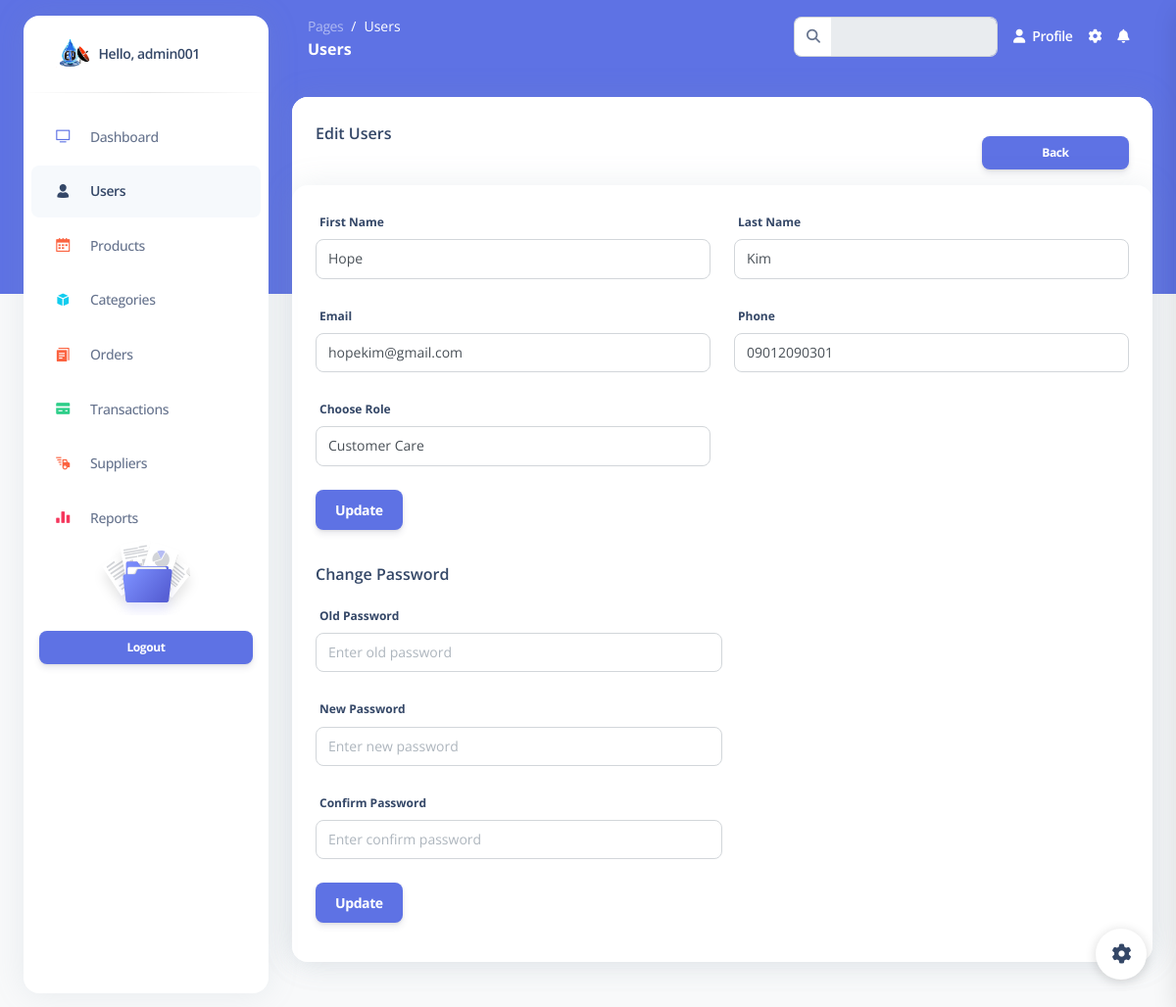
Screenshot of /admin/pages/edit-user.php?id=16 (signed in) with the database file from the repository.
### tables this page shows
CREATE TABLE `users` (
  `id` int(11) NOT NULL,
  `firstname` varchar(255) NOT NULL,
  `lastname` varchar(255) NOT NULL,
  `username` varchar(255) NOT NULL,
  `email` varchar(255) NOT NULL,
  `phone` varchar(255) NOT NULL,
  `usertype` varchar(255) NOT NULL,
  `password` varchar(255) NOT NULL
);

### admin/pages/edit-user.php (the view, shortened to what this page needs)
<?php
require_once '../../config/dbcon.php';
?>
<!DOCTYPE html>
<html lang="en">
<head>
  <link href="../assets/css/nucleo-icons.css" rel="stylesheet" />
  <link href="../assets/css/nucleo-svg.css" rel="stylesheet" />
  <link href="../assets/css/nucleo-svg.css" rel="stylesheet" />
  <link id="pagestyle" href="../assets/css/argon-dashboard.css?v=2.0.4" rel="stylesheet" />
</head>
<body class="g-sidenav-show   bg-gray-100">
  <aside class="sidenav bg-white navbar navbar-vertical navbar-expand-xs border-0 border-radius-xl my-3 fixed-start ms-4 " id="sidenav-main">
    <div class="sidenav-header">
      <a class="navbar-brand m-0" href="./profile.html">
        <img src="../logo.png" class="navbar-brand-img h-100" alt="main_logo">
        <span class="ms-1 font-weight-bold">
          <?php echo "Hello, ".$_SESSION['sessionuser']?>
        </span>
      </a>
    </div>
    <hr class="horizontal dark mt-0">
    <div class="collapse navbar-collapse  w-auto " id="sidenav-collapse-main">
      <ul class="navbar-nav">
        <li class="nav-item">
          <a class="nav-link" href="../index.php">
            <div class="icon icon-shape icon-sm border-radius-md text-center me-2 d-flex align-items-center justify-content-center">
              <i class="ni ni-tv-2 text-primary text-sm opacity-10"></i>
            </div>
            <span class="nav-link-text ms-1">Dashboard</span>
          </a>
        </li>
        <li class="nav-item" data-target="user">
          <a class="nav-link active" href="./users.php" data-target="user">
            <div class="icon icon-shape icon-sm border-radius-md me-2 text-center me-2 d-flex align-items-center justify-content-center" data-target="user">
              <i class="ni ni-single-02 text-dark text-sm opacity-10" data-target="user"></i>
            </div>
            <span class="nav-link-text ms-1" data-target="user">Users</span>
          </a>
        </li>
        <li class="nav-item">
          <a class="nav-link " href="./products.php">
            <div class="icon icon-shape icon-sm border-radius-md text-center me-2 d-flex align-items-center justify-content-center">
              <i class="ni ni-calendar-grid-58 text-warning text-sm opacity-10"></i>
            </div>
            <span class="nav-link-text ms-1">Products</span>
          </a>
        </li>
        <li class="nav-item">
          <a class="nav-link " href="./categories.php">
            <div class="icon icon-shape icon-sm border-radius-md text-center me-2 d-flex align-items-center justify-content-center">
              <i class="ni ni-app text-info text-sm opacity-10"></i>
            </div>
            <span class="nav-link-text ms-1">Categories</span>
          </a>
        </li>
        <li class="nav-item">
          <a class="nav-link " href="./orders.php">
            <div class="icon icon-shape icon-sm border-radius-md text-center me-2 d-flex align-items-center justify-content-center">
              <i class="ni ni-single-copy-04 text-warning text-sm opacity-10"></i>
            </div>
            <span class="nav-link-text ms-1">Orders</span>
          </a>
        </li>
        <li class="nav-item">
          <a class="nav-link " href="./transactions.php">
            <div class="icon icon-shape icon-sm border-radius-md text-center me-2 d-flex align-items-center justify-content-center">
              <i class="ni ni-credit-card text-success text-sm opacity-10"></i>
            </div>
            <span class="nav-link-text ms-1">Transactions</span>
          </a>
        </li>
        <li class="nav-item">
          <a class="nav-link " href="./suppliers.php">
            <div class="icon icon-shape icon-sm border-radius-md text-center me-2 d-flex align-items-center justify-content-center">
              <i class="ni ni-delivery-fast text-warning text-sm opacity-10"></i>
            </div>
            <span class="nav-link-text ms-1">Suppliers</span>
          </a>
        </li>
        <li class="nav-item">
          <a class="nav-link " href="./reports.php">
            <div class="icon icon-shape icon-sm border-radius-md text-center me-2 d-flex align-items-center justify-content-center">
              <i class="ni ni-chart-bar-32 text-danger text-sm opacity-10"></i>
            </div>
            <span class="nav-link-text ms-1">Reports</span>
          </a>
        </li>
      </ul>
    </div>
    <div class="sidenav-footer mx-3 ">
      <div class="card card-plain shadow-none" id="sidenavCard">
        <img class="w-50 mx-auto" src="../assets/img/illustrations/icon-documentation.svg" alt="sidebar_illustration">
        <div class="card-body text-center p-3 w-100 pt-0">
        </div>
      </div>
      <a class="btn btn-primary btn-sm mb-0 w-100" onclick="return confirm('Are you sure to logout?')" href="../../includes/logout.php" type="button">Logout</a>
    </div>
  </aside>
  <main class="main-content position-relative border-radius-lg ">
    <nav class="navbar navbar-main navbar-expand-lg px-0 mx-4 shadow-none border-radius-xl " id="navbarBlur" data-scroll="false">
      <div class="container-fluid py-1 px-3">
        <nav aria-label="breadcrumb">
          <ol class="breadcrumb bg-transparent mb-0 pb-0 pt-1 px-0 me-sm-6 me-5">
            <li class="breadcrumb-item text-sm"><a class="opacity-5 text-white" href="javascript:;">Pages</a></li>
            <li class="breadcrumb-item text-sm text-white active" aria-current="page">Users</li>
          </ol>
          <h6 class="font-weight-bolder text-white mb-0">Users</h6>
        </nav>
        <div class="collapse navbar-collapse mt-sm-0 mt-2 me-md-0 me-sm-4" id="navbar">
          <div class="ms-md-auto pe-md-3 d-flex align-items-center">
            <div class="input-group">
              <span class="input-group-text text-body"><i class="fas fa-search" aria-hidden="true"></i></span>
              <input type="text" class="form-control" disabled>
            </div>
          </div>
          <ul class="navbar-nav  justify-content-end">
            <li class="nav-item d-flex align-items-center">
              <a href="profile.php" class="nav-link text-white font-weight-bold px-0">
                <i class="fa fa-user me-sm-1"></i>
                <span class="d-sm-inline d-none">Profile</span>
              </a>
            </li>
            <li class="nav-item px-3 d-flex align-items-center">
              <a href="javascript:;" class="nav-link text-white p-0">
                <i class="fa fa-cog fixed-plugin-button-nav cursor-pointer"></i>
              </a>
            </li>
            <li class="nav-item dropdown pe-2 d-flex align-items-center">
              <a href="javascript:;" class="nav-link text-white p-0" id="dropdownMenuButton" data-bs-toggle="dropdown" aria-expanded="false">
                <i class="fa fa-bell cursor-pointer"></i>
              </a>
            </li>
          </ul>
        </div>
      </div>
    </nav>
    <div class="container-fluid py-4">
      <div class="row">
        <div class="col-12">
          <div class="card mb-4">
            <div class="card-header pb-0">
            <button onclick="window.location.href='users.php'" class="btn btn-primary btn-sm my-3 " style="float: right; width: 150px;">Back</button>
              <h6>Edit Users</h6>
            </div>
            <div class="row">
                <div class="col-md-12">
                    <div class="card">
                        <?php
                            $id = $_GET['id'];
                            $query = "SELECT * FROM users WHERE id='$id'";
                            $query_run = mysqli_query($conn, $query);
                            $item = mysqli_fetch_array($query_run);
                            ?>
                        <div class="card-body">
                            <form id="editUser">
                            <div class="row">
                            <div class="col-md-6 mb-4">
                                    <label>First Name</label>
                                    <input type="text" name="firstname" required value="<?=$item['firstname']?>" placeholder="Enter firstname" class="form-control">
                                </div>
                                <div class="col-md-6 mb-4">
                                    <label>Last Name</label>
                                    <input type="text" name="lastname" required value="<?=$item['lastname']?>" placeholder="Enter lastname" class="form-control">
                                </div>
                                <div class="col-md-6 mb-4">
                                    <label>Email</label>
                                    <input type="text" name="email" required value="<?=$item['email']?>" placeholder="Enter email" class="form-control">
                                </div>
                                <div class="col-md-6 mb-4">
                                    <label>Phone</label>
                                    <input type="text" name="phone" required value="<?=$item['phone']?>" placeholder="Enter phone number" class="form-control">
                                </div>
                                <div class="col-md-6 mb-4">
                                    <label>Choose Role</label>
                                    <select name="role" required class="form-control">
                                    <option value="customer-care" <?= $item['usertype'] == 'customer-care'? 'selected':''?>>Customer Care</option>
                                    </select>
                                </div>
                                <div class="col-md-12">
                                    <button type="submit" class="btn btn-primary">Update</button>
                                </div>
                            </div>
                        </form>
                        <h6 class="my-3">Change Password</h6>
                        <form id="editPass">
                            <div class="row">
                            <div class="col-md-12 mb-4">
                              <div class="col-md-6">
                                    <label>Old Password</label>
                                    <input type="password" name="oldpassword" required placeholder="Enter old password" class="form-control">
                              </div>
                                </div>
                                <div class="col-md-12 mb-4">
                              <div class="col-md-6">
                                    <label>New Password</label>
                                    <input type="password" name="newpassword" required placeholder="Enter new password" class="form-control">
                              </div>
                                </div>
                                <div class="col-md-12 mb-4">
                              <div class="col-md-6">
                                    <label>Confirm Password</label>
                                    <input type="password" name="confirmpassword" required placeholder="Enter confirm password" class="form-control">
                              </div>
                                </div>
                                <div class="col-md-12">
                                    <button type="submit" class="btn btn-primary">Update</button>
                                </div>
                            </div>
                        </form>
                    </div>
                </div>
                </div>
            </div>
          </div>
        </div>
      </div>
    </div>
  </main>
  <div class="fixed-plugin">
    <a class="fixed-plugin-button text-dark position-fixed px-3 py-2">
      <i class="fa fa-cog py-2"> </i>
    </a>
    </div>
</body>
</html>

### admin/assets/css/nucleo-svg.css (style rules this page uses)
.icon { display: inline-block; color: #111111; height: 1em; width: 1em; }
.icon-sm { height: 0.8em; width: 0.8em; }
.icon { fill: currentColor; stroke: none; }

### rows the page displays
users: firstname "Hope", lastname "Kim", email "hopekim@gmail.com", phone "09012090301", role "Customer Care"

### other values shown
$_SESSION['sessionuser'] "admin001"
